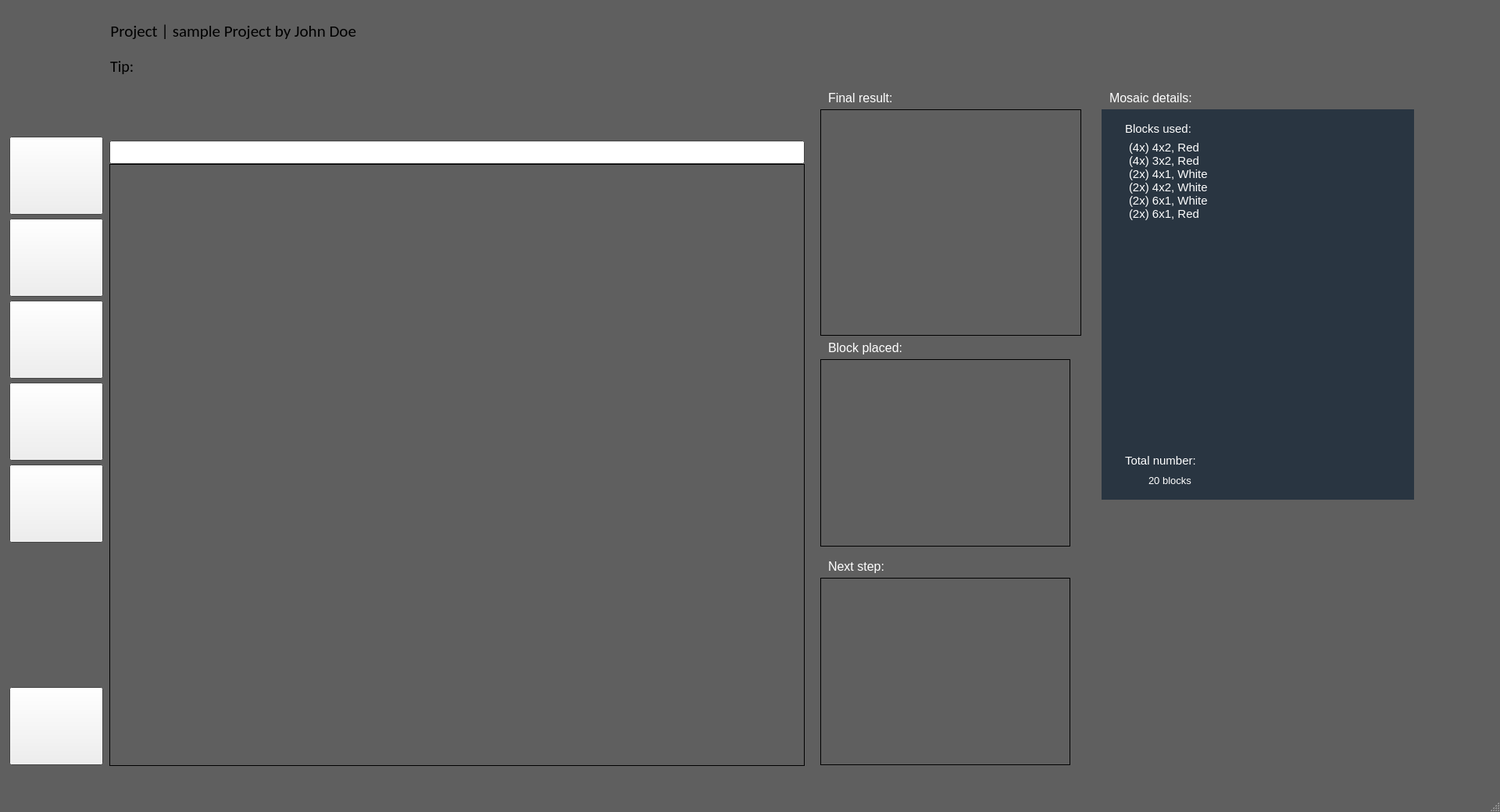
<?xml version="1.0" encoding="UTF-8"?>
<ui version="4.0">
 <class>ConstructAR</class>
 <widget class="QMainWindow" name="ConstructAR">
  <property name="geometry">
   <rect>
    <x>0</x>
    <y>0</y>
    <width>1920</width>
    <height>1040</height>
   </rect>
  </property>
  <property name="palette">
   <palette>
    <active>
     <colorrole role="Base">
      <brush brushstyle="SolidPattern">
       <color alpha="255">
        <red>255</red>
        <green>255</green>
        <blue>255</blue>
       </color>
      </brush>
     </colorrole>
     <colorrole role="Window">
      <brush brushstyle="SolidPattern">
       <color alpha="255">
        <red>95</red>
        <green>95</green>
        <blue>95</blue>
       </color>
      </brush>
     </colorrole>
    </active>
    <inactive>
     <colorrole role="Base">
      <brush brushstyle="SolidPattern">
       <color alpha="255">
        <red>255</red>
        <green>255</green>
        <blue>255</blue>
       </color>
      </brush>
     </colorrole>
     <colorrole role="Window">
      <brush brushstyle="SolidPattern">
       <color alpha="255">
        <red>95</red>
        <green>95</green>
        <blue>95</blue>
       </color>
      </brush>
     </colorrole>
    </inactive>
    <disabled>
     <colorrole role="Base">
      <brush brushstyle="SolidPattern">
       <color alpha="255">
        <red>95</red>
        <green>95</green>
        <blue>95</blue>
       </color>
      </brush>
     </colorrole>
     <colorrole role="Window">
      <brush brushstyle="SolidPattern">
       <color alpha="255">
        <red>95</red>
        <green>95</green>
        <blue>95</blue>
       </color>
      </brush>
     </colorrole>
    </disabled>
   </palette>
  </property>
  <property name="windowTitle">
   <string>ConstructAR</string>
  </property>
  <property name="autoFillBackground">
   <bool>false</bool>
  </property>
  <property name="documentMode">
   <bool>false</bool>
  </property>
  <widget class="QWidget" name="centralWidget">
   <widget class="QPushButton" name="newFile">
    <property name="geometry">
     <rect>
      <x>12</x>
      <y>175</y>
      <width>120</width>
      <height>100</height>
     </rect>
    </property>
    <property name="cursor">
     <cursorShape>PointingHandCursor</cursorShape>
    </property>
    <property name="text">
     <string/>
    </property>
    <property name="icon">
     <iconset resource="resources.qrc">
      <normaloff>:/Icons/newfile.jpg</normaloff>:/Icons/newfile.jpg</iconset>
    </property>
    <property name="iconSize">
     <size>
      <width>120</width>
      <height>100</height>
     </size>
    </property>
   </widget>
   <widget class="QPushButton" name="openFile">
    <property name="geometry">
     <rect>
      <x>12</x>
      <y>280</y>
      <width>120</width>
      <height>100</height>
     </rect>
    </property>
    <property name="cursor">
     <cursorShape>PointingHandCursor</cursorShape>
    </property>
    <property name="text">
     <string/>
    </property>
    <property name="icon">
     <iconset resource="resources.qrc">
      <normaloff>:/Icons/openfile.jpg</normaloff>:/Icons/openfile.jpg</iconset>
    </property>
    <property name="iconSize">
     <size>
      <width>120</width>
      <height>100</height>
     </size>
    </property>
   </widget>
   <widget class="QPushButton" name="saveFile">
    <property name="geometry">
     <rect>
      <x>12</x>
      <y>385</y>
      <width>120</width>
      <height>100</height>
     </rect>
    </property>
    <property name="cursor">
     <cursorShape>PointingHandCursor</cursorShape>
    </property>
    <property name="text">
     <string/>
    </property>
    <property name="icon">
     <iconset resource="resources.qrc">
      <normaloff>:/Icons/savefile.jpg</normaloff>:/Icons/savefile.jpg</iconset>
    </property>
    <property name="iconSize">
     <size>
      <width>120</width>
      <height>100</height>
     </size>
    </property>
   </widget>
   <widget class="QPushButton" name="shareFile">
    <property name="geometry">
     <rect>
      <x>12</x>
      <y>490</y>
      <width>120</width>
      <height>100</height>
     </rect>
    </property>
    <property name="cursor">
     <cursorShape>PointingHandCursor</cursorShape>
    </property>
    <property name="text">
     <string/>
    </property>
    <property name="icon">
     <iconset resource="resources.qrc">
      <normaloff>:/Icons/sharefile.jpg</normaloff>:/Icons/sharefile.jpg</iconset>
    </property>
    <property name="iconSize">
     <size>
      <width>120</width>
      <height>100</height>
     </size>
    </property>
   </widget>
   <widget class="QLabel" name="frameLabel">
    <property name="geometry">
     <rect>
      <x>140</x>
      <y>210</y>
      <width>890</width>
      <height>771</height>
     </rect>
    </property>
    <property name="frameShape">
     <enum>QFrame::Box</enum>
    </property>
    <property name="text">
     <string/>
    </property>
   </widget>
   <widget class="QLabel" name="projectTitle">
    <property name="geometry">
     <rect>
      <x>132</x>
      <y>15</y>
      <width>1775</width>
      <height>50</height>
     </rect>
    </property>
    <property name="font">
     <font>
      <family>Calibri</family>
      <pointsize>16</pointsize>
      <weight>50</weight>
      <bold>false</bold>
     </font>
    </property>
    <property name="autoFillBackground">
     <bool>true</bool>
    </property>
    <property name="text">
     <string>  Project | sample Project by John Doe</string>
    </property>
    <property name="textFormat">
     <enum>Qt::AutoText</enum>
    </property>
    <property name="scaledContents">
     <bool>false</bool>
    </property>
   </widget>
   <widget class="QLabel" name="expectedBlockLabel">
    <property name="geometry">
     <rect>
      <x>1050</x>
      <y>740</y>
      <width>320</width>
      <height>240</height>
     </rect>
    </property>
    <property name="frameShape">
     <enum>QFrame::Box</enum>
    </property>
    <property name="text">
     <string/>
    </property>
   </widget>
   <widget class="QLabel" name="detectedBlockLabel">
    <property name="geometry">
     <rect>
      <x>1050</x>
      <y>460</y>
      <width>320</width>
      <height>240</height>
     </rect>
    </property>
    <property name="frameShape">
     <enum>QFrame::Box</enum>
    </property>
    <property name="text">
     <string/>
    </property>
   </widget>
   <widget class="QLabel" name="dbLabel">
    <property name="enabled">
     <bool>true</bool>
    </property>
    <property name="geometry">
     <rect>
      <x>1060</x>
      <y>430</y>
      <width>300</width>
      <height>30</height>
     </rect>
    </property>
    <property name="palette">
     <palette>
      <active>
       <colorrole role="WindowText">
        <brush brushstyle="SolidPattern">
         <color alpha="255">
          <red>255</red>
          <green>255</green>
          <blue>255</blue>
         </color>
        </brush>
       </colorrole>
      </active>
      <inactive>
       <colorrole role="WindowText">
        <brush brushstyle="SolidPattern">
         <color alpha="255">
          <red>255</red>
          <green>255</green>
          <blue>255</blue>
         </color>
        </brush>
       </colorrole>
      </inactive>
      <disabled>
       <colorrole role="WindowText">
        <brush brushstyle="SolidPattern">
         <color alpha="255">
          <red>120</red>
          <green>120</green>
          <blue>120</blue>
         </color>
        </brush>
       </colorrole>
      </disabled>
     </palette>
    </property>
    <property name="font">
     <font>
      <pointsize>12</pointsize>
     </font>
    </property>
    <property name="text">
     <string>Block placed:</string>
    </property>
   </widget>
   <widget class="QLabel" name="ebLabel">
    <property name="geometry">
     <rect>
      <x>1060</x>
      <y>710</y>
      <width>300</width>
      <height>30</height>
     </rect>
    </property>
    <property name="palette">
     <palette>
      <active>
       <colorrole role="WindowText">
        <brush brushstyle="SolidPattern">
         <color alpha="255">
          <red>255</red>
          <green>255</green>
          <blue>255</blue>
         </color>
        </brush>
       </colorrole>
      </active>
      <inactive>
       <colorrole role="WindowText">
        <brush brushstyle="SolidPattern">
         <color alpha="255">
          <red>255</red>
          <green>255</green>
          <blue>255</blue>
         </color>
        </brush>
       </colorrole>
      </inactive>
      <disabled>
       <colorrole role="WindowText">
        <brush brushstyle="SolidPattern">
         <color alpha="255">
          <red>120</red>
          <green>120</green>
          <blue>120</blue>
         </color>
        </brush>
       </colorrole>
      </disabled>
     </palette>
    </property>
    <property name="font">
     <font>
      <pointsize>12</pointsize>
     </font>
    </property>
    <property name="text">
     <string>Next step:</string>
    </property>
   </widget>
   <widget class="QLabel" name="frLabel">
    <property name="geometry">
     <rect>
      <x>1060</x>
      <y>110</y>
      <width>300</width>
      <height>30</height>
     </rect>
    </property>
    <property name="palette">
     <palette>
      <active>
       <colorrole role="WindowText">
        <brush brushstyle="SolidPattern">
         <color alpha="255">
          <red>255</red>
          <green>255</green>
          <blue>255</blue>
         </color>
        </brush>
       </colorrole>
       <colorrole role="Text">
        <brush brushstyle="SolidPattern">
         <color alpha="255">
          <red>255</red>
          <green>255</green>
          <blue>255</blue>
         </color>
        </brush>
       </colorrole>
       <colorrole role="PlaceholderText">
        <brush brushstyle="SolidPattern">
         <color alpha="128">
          <red>255</red>
          <green>255</green>
          <blue>255</blue>
         </color>
        </brush>
       </colorrole>
      </active>
      <inactive>
       <colorrole role="WindowText">
        <brush brushstyle="SolidPattern">
         <color alpha="255">
          <red>255</red>
          <green>255</green>
          <blue>255</blue>
         </color>
        </brush>
       </colorrole>
       <colorrole role="Text">
        <brush brushstyle="SolidPattern">
         <color alpha="255">
          <red>255</red>
          <green>255</green>
          <blue>255</blue>
         </color>
        </brush>
       </colorrole>
       <colorrole role="PlaceholderText">
        <brush brushstyle="SolidPattern">
         <color alpha="128">
          <red>255</red>
          <green>255</green>
          <blue>255</blue>
         </color>
        </brush>
       </colorrole>
      </inactive>
      <disabled>
       <colorrole role="WindowText">
        <brush brushstyle="SolidPattern">
         <color alpha="255">
          <red>120</red>
          <green>120</green>
          <blue>120</blue>
         </color>
        </brush>
       </colorrole>
       <colorrole role="Text">
        <brush brushstyle="SolidPattern">
         <color alpha="255">
          <red>120</red>
          <green>120</green>
          <blue>120</blue>
         </color>
        </brush>
       </colorrole>
       <colorrole role="PlaceholderText">
        <brush brushstyle="SolidPattern">
         <color alpha="128">
          <red>0</red>
          <green>0</green>
          <blue>0</blue>
         </color>
        </brush>
       </colorrole>
      </disabled>
     </palette>
    </property>
    <property name="font">
     <font>
      <pointsize>12</pointsize>
     </font>
    </property>
    <property name="text">
     <string>Final result:</string>
    </property>
   </widget>
   <widget class="QLabel" name="finalResultLabel">
    <property name="geometry">
     <rect>
      <x>1050</x>
      <y>140</y>
      <width>334</width>
      <height>290</height>
     </rect>
    </property>
    <property name="frameShape">
     <enum>QFrame::Box</enum>
    </property>
    <property name="text">
     <string/>
    </property>
   </widget>
   <widget class="QLabel" name="infoLabel">
    <property name="geometry">
     <rect>
      <x>132</x>
      <y>65</y>
      <width>1775</width>
      <height>40</height>
     </rect>
    </property>
    <property name="font">
     <font>
      <family>Calibri</family>
      <pointsize>15</pointsize>
      <weight>50</weight>
      <bold>false</bold>
     </font>
    </property>
    <property name="autoFillBackground">
     <bool>true</bool>
    </property>
    <property name="text">
     <string>  Tip:</string>
    </property>
    <property name="textFormat">
     <enum>Qt::AutoText</enum>
    </property>
    <property name="scaledContents">
     <bool>false</bool>
    </property>
   </widget>
   <widget class="QPushButton" name="reset">
    <property name="geometry">
     <rect>
      <x>12</x>
      <y>595</y>
      <width>120</width>
      <height>100</height>
     </rect>
    </property>
    <property name="cursor">
     <cursorShape>PointingHandCursor</cursorShape>
    </property>
    <property name="text">
     <string/>
    </property>
    <property name="icon">
     <iconset resource="resources.qrc">
      <normaloff>:/Icons/reset.jpg</normaloff>:/Icons/reset.jpg</iconset>
    </property>
    <property name="iconSize">
     <size>
      <width>120</width>
      <height>100</height>
     </size>
    </property>
   </widget>
   <widget class="QPushButton" name="exit">
    <property name="geometry">
     <rect>
      <x>12</x>
      <y>880</y>
      <width>120</width>
      <height>100</height>
     </rect>
    </property>
    <property name="cursor">
     <cursorShape>PointingHandCursor</cursorShape>
    </property>
    <property name="text">
     <string/>
    </property>
    <property name="icon">
     <iconset resource="resources.qrc">
      <normaloff>:/Icons/exit.jpg</normaloff>:/Icons/exit.jpg</iconset>
    </property>
    <property name="iconSize">
     <size>
      <width>120</width>
      <height>100</height>
     </size>
    </property>
   </widget>
   <widget class="QProgressBar" name="progressBar">
    <property name="geometry">
     <rect>
      <x>140</x>
      <y>180</y>
      <width>890</width>
      <height>30</height>
     </rect>
    </property>
    <property name="maximum">
     <number>50</number>
    </property>
    <property name="value">
     <number>0</number>
    </property>
    <property name="textVisible">
     <bool>false</bool>
    </property>
    <property name="orientation">
     <enum>Qt::Horizontal</enum>
    </property>
    <property name="invertedAppearance">
     <bool>false</bool>
    </property>
   </widget>
   <widget class="QLabel" name="progressLabel">
    <property name="geometry">
     <rect>
      <x>500</x>
      <y>136</y>
      <width>170</width>
      <height>50</height>
     </rect>
    </property>
    <property name="palette">
     <palette>
      <active>
       <colorrole role="WindowText">
        <brush brushstyle="SolidPattern">
         <color alpha="255">
          <red>255</red>
          <green>255</green>
          <blue>255</blue>
         </color>
        </brush>
       </colorrole>
      </active>
      <inactive>
       <colorrole role="WindowText">
        <brush brushstyle="SolidPattern">
         <color alpha="255">
          <red>255</red>
          <green>255</green>
          <blue>255</blue>
         </color>
        </brush>
       </colorrole>
      </inactive>
      <disabled>
       <colorrole role="WindowText">
        <brush brushstyle="SolidPattern">
         <color alpha="255">
          <red>120</red>
          <green>120</green>
          <blue>120</blue>
         </color>
        </brush>
       </colorrole>
      </disabled>
     </palette>
    </property>
    <property name="font">
     <font>
      <pointsize>14</pointsize>
     </font>
    </property>
    <property name="text">
     <string/>
    </property>
   </widget>
   <widget class="QLabel" name="detailsLabel">
    <property name="geometry">
     <rect>
      <x>1420</x>
      <y>110</y>
      <width>300</width>
      <height>30</height>
     </rect>
    </property>
    <property name="palette">
     <palette>
      <active>
       <colorrole role="WindowText">
        <brush brushstyle="SolidPattern">
         <color alpha="255">
          <red>255</red>
          <green>255</green>
          <blue>255</blue>
         </color>
        </brush>
       </colorrole>
      </active>
      <inactive>
       <colorrole role="WindowText">
        <brush brushstyle="SolidPattern">
         <color alpha="255">
          <red>255</red>
          <green>255</green>
          <blue>255</blue>
         </color>
        </brush>
       </colorrole>
      </inactive>
      <disabled>
       <colorrole role="WindowText">
        <brush brushstyle="SolidPattern">
         <color alpha="255">
          <red>120</red>
          <green>120</green>
          <blue>120</blue>
         </color>
        </brush>
       </colorrole>
      </disabled>
     </palette>
    </property>
    <property name="font">
     <font>
      <pointsize>12</pointsize>
     </font>
    </property>
    <property name="text">
     <string>Mosaic details:</string>
    </property>
   </widget>
   <widget class="QLabel" name="detailsFrame">
    <property name="geometry">
     <rect>
      <x>1410</x>
      <y>140</y>
      <width>400</width>
      <height>500</height>
     </rect>
    </property>
    <property name="palette">
     <palette>
      <active>
       <colorrole role="Base">
        <brush brushstyle="SolidPattern">
         <color alpha="255">
          <red>255</red>
          <green>255</green>
          <blue>255</blue>
         </color>
        </brush>
       </colorrole>
       <colorrole role="Window">
        <brush brushstyle="SolidPattern">
         <color alpha="255">
          <red>41</red>
          <green>53</green>
          <blue>65</blue>
         </color>
        </brush>
       </colorrole>
      </active>
      <inactive>
       <colorrole role="Base">
        <brush brushstyle="SolidPattern">
         <color alpha="255">
          <red>255</red>
          <green>255</green>
          <blue>255</blue>
         </color>
        </brush>
       </colorrole>
       <colorrole role="Window">
        <brush brushstyle="SolidPattern">
         <color alpha="255">
          <red>41</red>
          <green>53</green>
          <blue>65</blue>
         </color>
        </brush>
       </colorrole>
      </inactive>
      <disabled>
       <colorrole role="Base">
        <brush brushstyle="SolidPattern">
         <color alpha="255">
          <red>41</red>
          <green>53</green>
          <blue>65</blue>
         </color>
        </brush>
       </colorrole>
       <colorrole role="Window">
        <brush brushstyle="SolidPattern">
         <color alpha="255">
          <red>41</red>
          <green>53</green>
          <blue>65</blue>
         </color>
        </brush>
       </colorrole>
      </disabled>
     </palette>
    </property>
    <property name="autoFillBackground">
     <bool>true</bool>
    </property>
    <property name="text">
     <string/>
    </property>
   </widget>
   <widget class="QLabel" name="blocksUsedNeeded">
    <property name="geometry">
     <rect>
      <x>1440</x>
      <y>150</y>
      <width>300</width>
      <height>30</height>
     </rect>
    </property>
    <property name="palette">
     <palette>
      <active>
       <colorrole role="WindowText">
        <brush brushstyle="SolidPattern">
         <color alpha="255">
          <red>255</red>
          <green>255</green>
          <blue>255</blue>
         </color>
        </brush>
       </colorrole>
      </active>
      <inactive>
       <colorrole role="WindowText">
        <brush brushstyle="SolidPattern">
         <color alpha="255">
          <red>255</red>
          <green>255</green>
          <blue>255</blue>
         </color>
        </brush>
       </colorrole>
      </inactive>
      <disabled>
       <colorrole role="WindowText">
        <brush brushstyle="SolidPattern">
         <color alpha="255">
          <red>120</red>
          <green>120</green>
          <blue>120</blue>
         </color>
        </brush>
       </colorrole>
      </disabled>
     </palette>
    </property>
    <property name="font">
     <font>
      <pointsize>11</pointsize>
     </font>
    </property>
    <property name="text">
     <string>Blocks used:</string>
    </property>
   </widget>
   <widget class="QLabel" name="totalNumberStepsLabel">
    <property name="geometry">
     <rect>
      <x>1440</x>
      <y>575</y>
      <width>300</width>
      <height>30</height>
     </rect>
    </property>
    <property name="palette">
     <palette>
      <active>
       <colorrole role="WindowText">
        <brush brushstyle="SolidPattern">
         <color alpha="255">
          <red>255</red>
          <green>255</green>
          <blue>255</blue>
         </color>
        </brush>
       </colorrole>
      </active>
      <inactive>
       <colorrole role="WindowText">
        <brush brushstyle="SolidPattern">
         <color alpha="255">
          <red>255</red>
          <green>255</green>
          <blue>255</blue>
         </color>
        </brush>
       </colorrole>
      </inactive>
      <disabled>
       <colorrole role="WindowText">
        <brush brushstyle="SolidPattern">
         <color alpha="255">
          <red>120</red>
          <green>120</green>
          <blue>120</blue>
         </color>
        </brush>
       </colorrole>
      </disabled>
     </palette>
    </property>
    <property name="font">
     <font>
      <pointsize>11</pointsize>
     </font>
    </property>
    <property name="text">
     <string>Total number:</string>
    </property>
   </widget>
   <widget class="QLabel" name="totalNumberSteps">
    <property name="geometry">
     <rect>
      <x>1470</x>
      <y>600</y>
      <width>300</width>
      <height>30</height>
     </rect>
    </property>
    <property name="palette">
     <palette>
      <active>
       <colorrole role="WindowText">
        <brush brushstyle="SolidPattern">
         <color alpha="255">
          <red>255</red>
          <green>255</green>
          <blue>255</blue>
         </color>
        </brush>
       </colorrole>
      </active>
      <inactive>
       <colorrole role="WindowText">
        <brush brushstyle="SolidPattern">
         <color alpha="255">
          <red>255</red>
          <green>255</green>
          <blue>255</blue>
         </color>
        </brush>
       </colorrole>
      </inactive>
      <disabled>
       <colorrole role="WindowText">
        <brush brushstyle="SolidPattern">
         <color alpha="255">
          <red>120</red>
          <green>120</green>
          <blue>120</blue>
         </color>
        </brush>
       </colorrole>
      </disabled>
     </palette>
    </property>
    <property name="font">
     <font>
      <pointsize>10</pointsize>
     </font>
    </property>
    <property name="text">
     <string>20 blocks</string>
    </property>
   </widget>
   <widget class="QLabel" name="blocksList">
    <property name="geometry">
     <rect>
      <x>1445</x>
      <y>180</y>
      <width>341</width>
      <height>391</height>
     </rect>
    </property>
    <property name="palette">
     <palette>
      <active>
       <colorrole role="WindowText">
        <brush brushstyle="SolidPattern">
         <color alpha="255">
          <red>255</red>
          <green>255</green>
          <blue>255</blue>
         </color>
        </brush>
       </colorrole>
      </active>
      <inactive>
       <colorrole role="WindowText">
        <brush brushstyle="SolidPattern">
         <color alpha="255">
          <red>255</red>
          <green>255</green>
          <blue>255</blue>
         </color>
        </brush>
       </colorrole>
      </inactive>
      <disabled>
       <colorrole role="WindowText">
        <brush brushstyle="SolidPattern">
         <color alpha="255">
          <red>120</red>
          <green>120</green>
          <blue>120</blue>
         </color>
        </brush>
       </colorrole>
      </disabled>
     </palette>
    </property>
    <property name="font">
     <font>
      <pointsize>11</pointsize>
     </font>
    </property>
    <property name="frameShape">
     <enum>QFrame::NoFrame</enum>
    </property>
    <property name="text">
     <string>&lt;html&gt;&lt;head/&gt;&lt;body&gt;&lt;p&gt;(4x) 4x2, Red&lt;br/&gt;(4x) 3x2, Red&lt;br/&gt;(2x) 4x1, White&lt;br/&gt;(2x) 4x2, White&lt;br/&gt;(2x) 6x1, White&lt;br/&gt;(2x) 6x1, Red&lt;/p&gt;&lt;/body&gt;&lt;/html&gt;</string>
    </property>
    <property name="textFormat">
     <enum>Qt::AutoText</enum>
    </property>
    <property name="scaledContents">
     <bool>false</bool>
    </property>
    <property name="alignment">
     <set>Qt::AlignLeading|Qt::AlignLeft|Qt::AlignTop</set>
    </property>
   </widget>
   <zorder>frameLabel</zorder>
   <zorder>newFile</zorder>
   <zorder>openFile</zorder>
   <zorder>saveFile</zorder>
   <zorder>shareFile</zorder>
   <zorder>projectTitle</zorder>
   <zorder>expectedBlockLabel</zorder>
   <zorder>detectedBlockLabel</zorder>
   <zorder>dbLabel</zorder>
   <zorder>ebLabel</zorder>
   <zorder>frLabel</zorder>
   <zorder>finalResultLabel</zorder>
   <zorder>infoLabel</zorder>
   <zorder>reset</zorder>
   <zorder>exit</zorder>
   <zorder>progressBar</zorder>
   <zorder>progressLabel</zorder>
   <zorder>detailsLabel</zorder>
   <zorder>detailsFrame</zorder>
   <zorder>blocksUsedNeeded</zorder>
   <zorder>totalNumberStepsLabel</zorder>
   <zorder>totalNumberSteps</zorder>
   <zorder>blocksList</zorder>
  </widget>
  <widget class="QMenuBar" name="menuBar">
   <property name="geometry">
    <rect>
     <x>0</x>
     <y>0</y>
     <width>1920</width>
     <height>26</height>
    </rect>
   </property>
  </widget>
  <widget class="QStatusBar" name="statusBar"/>
 </widget>
 <layoutdefault spacing="6" margin="11"/>
 <resources>
  <include location="resources.qrc"/>
 </resources>
 <connections/>
</ui>
